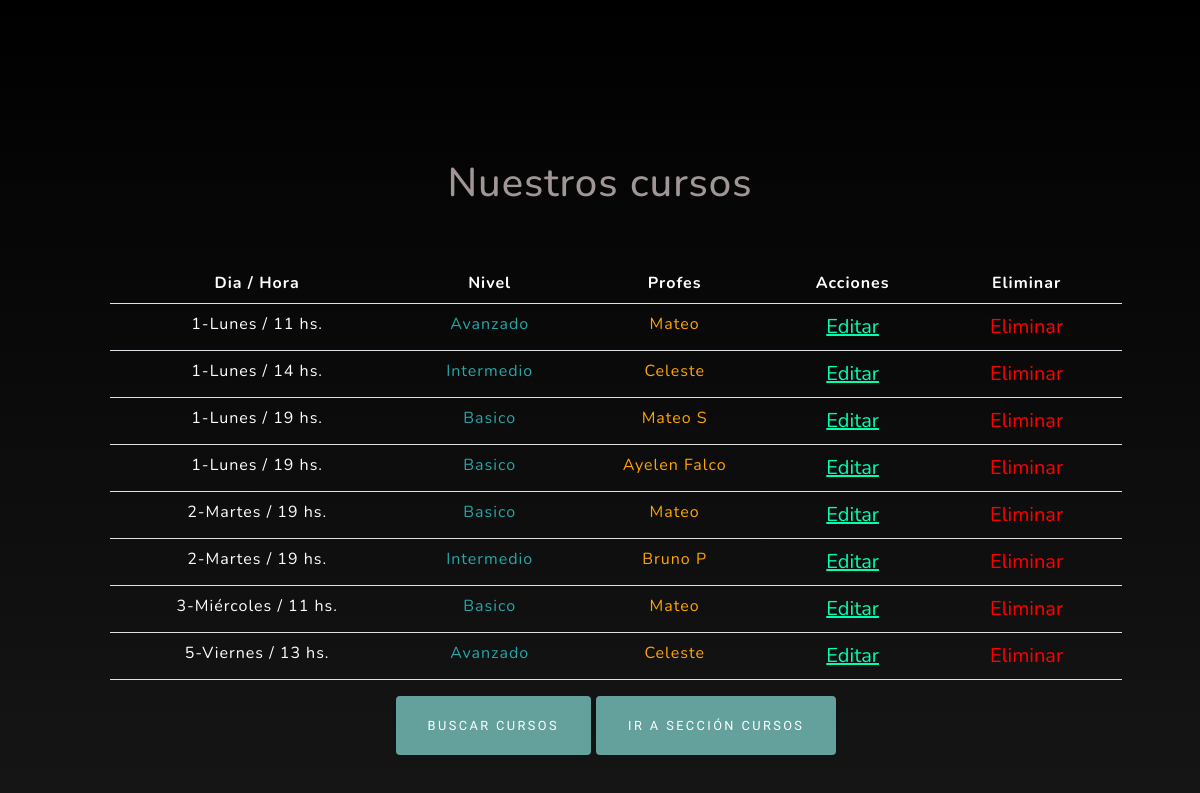
The app's page /app_1/tablacursos/ (middle part), older data.
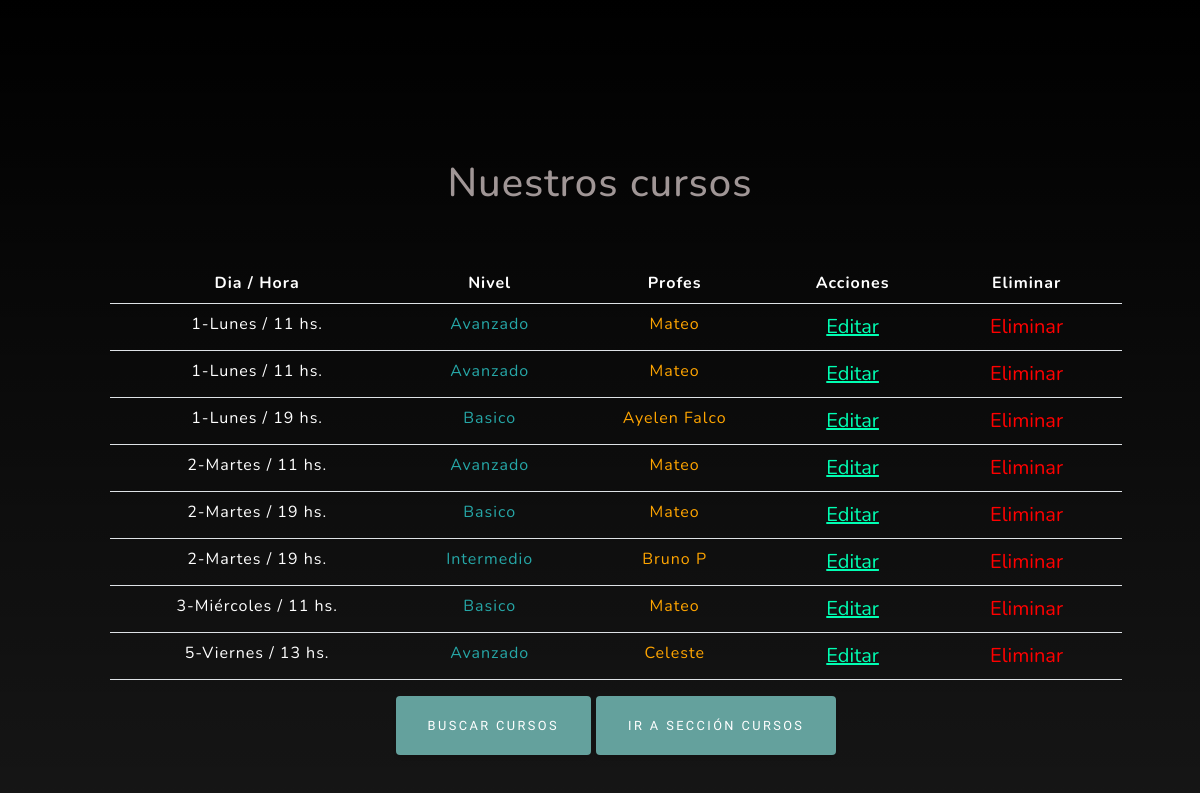
The same page, newer data.
### app_1/models.py (models this page shows, shortened)
class Cursos(models.Model):
    nivel = models.CharField( max_length=50)
    dias = [
        ('Lunes','Lunes'),
        ('Martes','Martes'),
        ('Miércoles','Miércoles'),
        ('Jueves','Jueves'),
        ('Viernes','Viernes'),
    ]
    dia = models.CharField(max_length=20, choices=dias, default='Lunes')
    horario = models.IntegerField()
    profesor = models.CharField( max_length=50)
    class Meta():
        verbose_name = "Mi Curso"
        verbose_name_plural = "Mis Cursos"
        ordering = ("dia", "horario", "nivel", )

### app_1/views.py (the view)
# urls.py: path('tablacursos/',tabla_cursos,  name = 'TablaCursos'),
def tabla_cursos(request):
    lista = Cursos.objects.all()
    return render (request, 'tablacursos.html',{"tabla_cursos": lista})

### app_1/templates/tablacursos.html (shortened to what this page needs)
{% extends 'padre.html' %}
{% load static %}
{% block bloqueQueCambia %}
<section class="about-section text-center" id="about">
    <div class="container px-4 px-lg-5">
        <div class="row gx-4 gx-lg-5 justify-content-center">
            <div class="text-white mb-4"> <h1 style="color: rgb(160, 150, 150)">Nuestros cursos</h1>
              <br><br>
              <ul>
              <table class="table">
                <tr>
                  <th scope="col" style="color: white"> Dia / Hora</th>
                  <th scope="col" style="color: white">  Nivel </th>
                  <th scope="col" style="color: white">  Profes </th>
                  <th scope="col" style="color: white">  Acciones  </th>
                  <th scope="col" style="color: white">  Eliminar </th>
                </tr>
                {% for curso in tabla_cursos %}
                <tr>
                  <td style="color: white">{{curso.dia}} / {{curso.horario}} hs. </td>
                  <td style="color: rgb(38, 167, 167)">{{curso.nivel}}</td>
                  <td style="color: orange">{{curso.profesor}}</td>
                  <td>
                    <button class="navbar-toggler navbar-toggler-right">
                     <a style="color: rgb(0, 255, 179)" href="{% url 'EditarCursos' curso.id %}"> Editar </a>
                  </td>
                  <td>
                     <form action= "{% url 'EliminaCursos' curso.id %}" method="POST"> {% csrf_token %}
                      <button type="submit" class="navbar-toggler navbar-toggler-right" style="color: red"> Eliminar </button>
                     </form>
                  </td>
                </tr> {% endfor %} </table>
                <a class="btn btn-primary" href="{% url 'BuscarCursos' %}">Buscar Cursos</a>
                <a class="btn btn-primary" href="{% url 'Cursos' %}">Ir a Sección Cursos</a>
              </ul>
            </div>
        </div>
    </div>
</section>
{% endblock bloqueQueCambia %}

### app_1/templates/padre.html (shortened to what this page needs)
<!DOCTYPE html>
<html lang="en">
    <head>
        {% load static %}
        <link href="{% static 'css/styles.css' %}" rel="stylesheet" />
    </head>
    <body id="page-top">
{% block bloqueQueCambia %}{% endblock bloqueQueCambia %}
    </body>
</html>

Row changes from the older to the newer data that the page shows:
removed Cursos: dia "1-Lunes", horario "14", nivel "Intermedio", profesor "Celeste"
removed Cursos: dia "1-Lunes", horario "19", nivel "Basico", profesor "Mateo S"
added Cursos: dia "1-Lunes", horario "11", nivel "Avanzado", profesor "Mateo"
added Cursos: dia "2-Martes", horario "11", nivel "Avanzado", profesor "Mateo"
